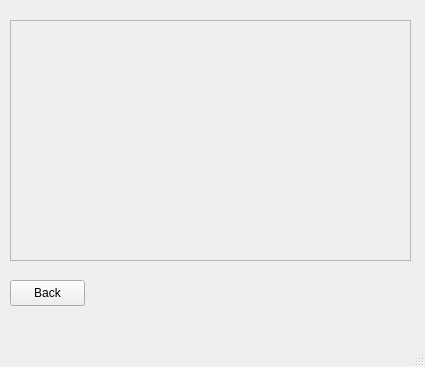
<?xml version="1.0" encoding="UTF-8"?>
<ui version="4.0">
 <class>SpectralPlot</class>
 <widget class="QMainWindow" name="SpectralPlot">
  <property name="geometry">
   <rect>
    <x>0</x>
    <y>0</y>
    <width>425</width>
    <height>367</height>
   </rect>
  </property>
  <property name="windowTitle">
   <string>Spectral Plot</string>
  </property>
  <widget class="QWidget" name="centralwidget">
   <widget class="QPushButton" name="pushButton">
    <property name="geometry">
     <rect>
      <x>10</x>
      <y>280</y>
      <width>75</width>
      <height>26</height>
     </rect>
    </property>
    <property name="text">
     <string>Back</string>
    </property>
   </widget>
   <widget class="QFrame" name="frame">
    <property name="geometry">
     <rect>
      <x>10</x>
      <y>20</y>
      <width>401</width>
      <height>241</height>
     </rect>
    </property>
    <property name="frameShape">
     <enum>QFrame::StyledPanel</enum>
    </property>
    <property name="frameShadow">
     <enum>QFrame::Raised</enum>
    </property>
   </widget>
  </widget>
  <widget class="QMenuBar" name="menubar">
   <property name="geometry">
    <rect>
     <x>0</x>
     <y>0</y>
     <width>425</width>
     <height>26</height>
    </rect>
   </property>
  </widget>
  <widget class="QStatusBar" name="statusbar"/>
 </widget>
 <resources/>
 <connections/>
</ui>
